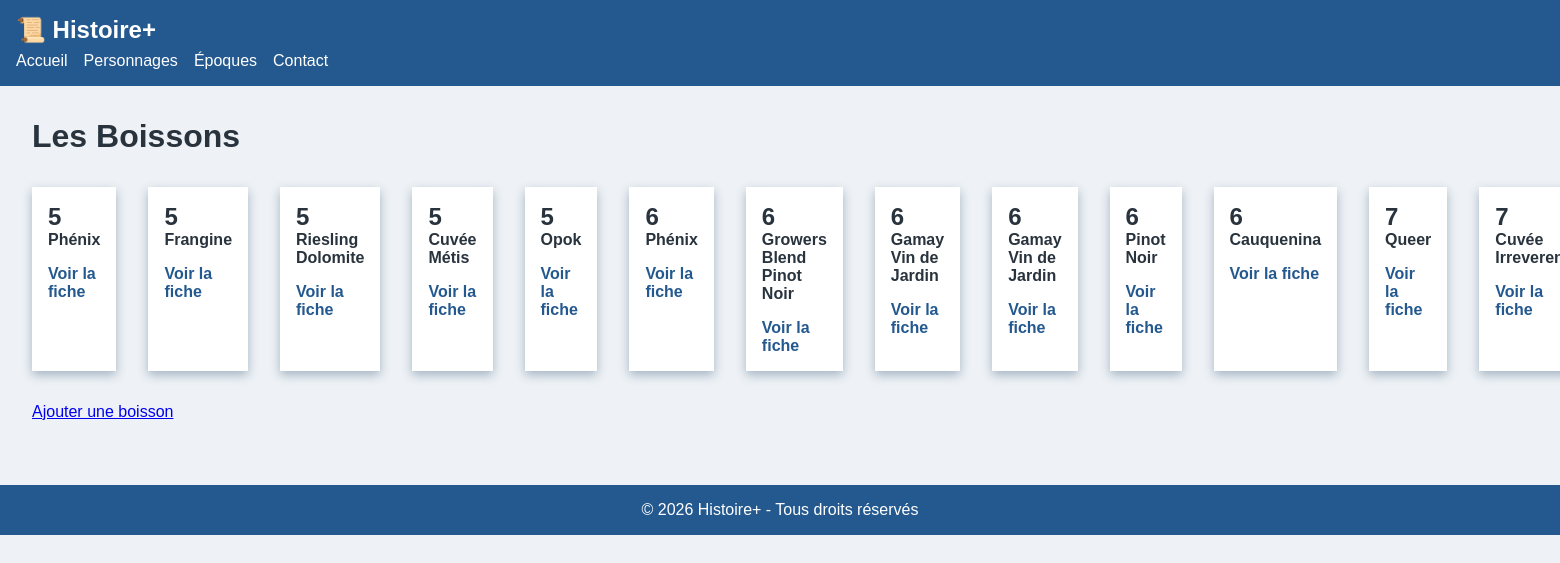
The app's page /boisson/index.php, older data.
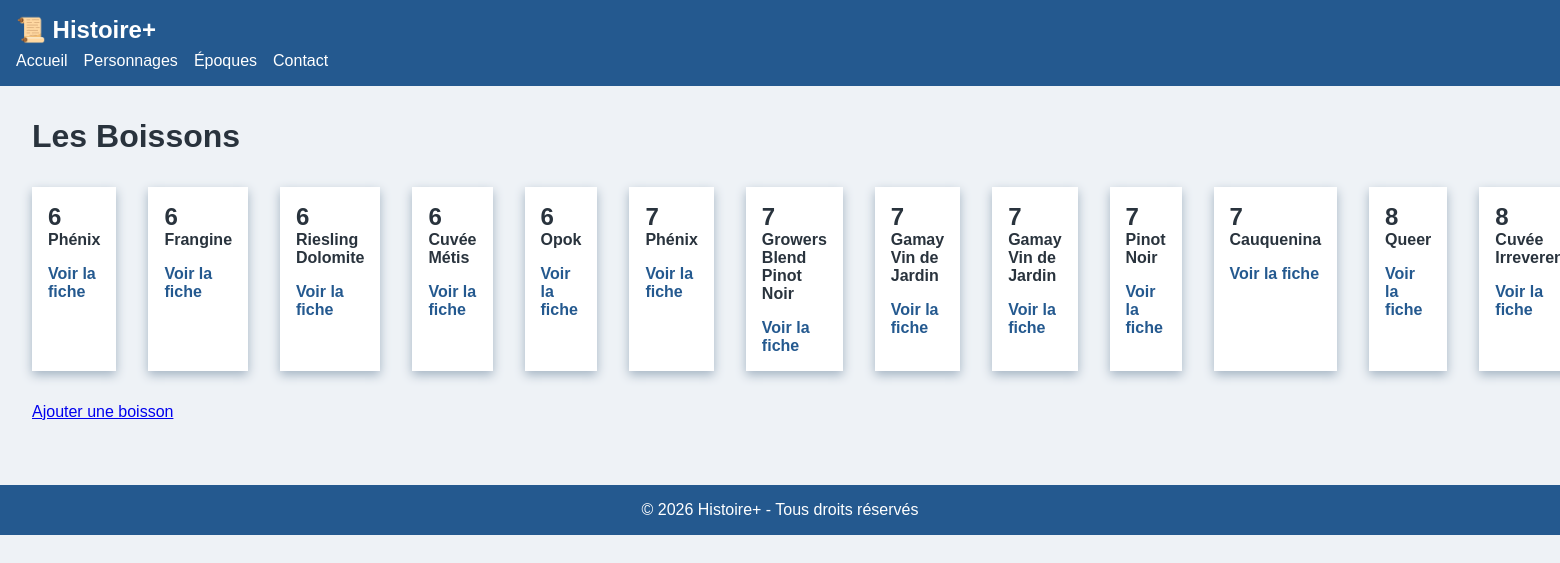
The same page, newer data.
### tables this page shows
CREATE TABLE "boisson" (
	"id"	INTEGER,
	"categorie_id"	INTEGER,
	"origine"	TEXT,
	"nom"	TEXT,
	"anne"	INTEGER,
	"extra"	TEXT,
	"pays"	TEXT,
	"prix"	INTEGER,
	"created_at"	TEXT DEFAULT current_timestamp,
	"updated_at"	TEXT DEFAULT current_timestamp,
	PRIMARY KEY("id")
);

### public/boisson/index.php (the view, shortened to what this page needs)
<?php
$bd = "../../database/db.sqlite";
$pdo = new PDO("sqlite:" . $bd);
$stmt = $pdo->prepare("SELECT * FROM boisson");
$stmt->execute();
$boisson = '';
$boisson .= '<div class="cards">';
while ($enr = $stmt->fetch()) {
    $types = [
        "Entrées",
        "Plats principaux - viande",
        "Plats principaux - poissons et fruits de mer",
        "Plats principaux - végétarien",
        "Desserts",
        "vin blanc",
        "vin rouge",
        "vin orange et nature",
        "vin mousseux",
        "spiritueux et digestifs",
    ];
    $boisson .= '<article class="card">';
    foreach ($types as $i => $type) {
        if ($enr['categorie_id'] == $i) {
            $boisson .= '<h2>' . $i . '</h2>';
        }
    }
    $boisson .= '<h4>' . $enr['nom'] . '</h4>';
    $boisson .= '<a href="fiche.php?id=' . $enr['id'] . '">Voir la fiche</a>';
    $boisson .= '</article>';
}
$boisson .= '</div>';
$ajout = '';
$ajout .= '<a href="ajout.php?id=' . $enr['id'] . '">Ajouter une boisson</a>';
?>
<!DOCTYPE html>
<html lang="fr">
<head>
    <link rel="stylesheet" href="../css/styles.css">
</head>
<body>
    <header>
        <div class="logo">📜 Histoire+</div>
        <nav>
            <ul>
                <li><a href="../index.php">Accueil</a></li>
                <li><a href="#">Personnages</a></li>
                <li><a href="#">Époques</a></li>
                <li><a href="#">Contact</a></li>
            </ul>
        </nav>
    </header>
    <main class="home">
        <h1>Les Boissons</h1>
        <?php echo $boisson; ?>
        <?php echo $ajout; ?>
    </main>
    <footer>
        <p>© 2026 Histoire+ - Tous droits réservés</p>
    </footer>
</body>
</html>

### public/css/styles.css (style rules this page uses)
:root { --couleur-primaire: hsl(210, 60%, 35%); --couleur-secondaire: hsl(45, 80%, 50%); --couleur-fond: hsl(210, 30%, 95%); --couleur-texte: hsl(210, 20%, 20%); --ombre: 0 4px 10px hsl(210, 20%, 70%); }
* { margin: 0; padding: 0; box-sizing: border-box; }
body { font-family: Arial, sans-serif; background: var(--couleur-fond); color: var(--couleur-texte); }
main { display: flex; padding: 2rem; gap: 2rem; }
.home { flex-direction: column; }
footer { text-align: center; padding: 1rem; background: var(--couleur-primaire); color: white; margin-top: 2rem; }

Row changes from the older to the newer data that the page shows:
changed boisson (number 1 of 13 on the later page): categorie_id 5 → 6 (drawn)
changed boisson "Frangine": categorie_id 5 → 6 (drawn)
changed boisson "Riesling Dolomite": categorie_id 5 → 6 (drawn)
changed boisson "Cuvée Métis": categorie_id 5 → 6 (drawn)
changed boisson "Opok": categorie_id 5 → 6 (drawn)
changed boisson (number 6 of 13 on the later page): categorie_id 6 → 7 (drawn)
changed boisson "Growers Blend Pinot Noir": categorie_id 6 → 7 (drawn)
changed boisson (number 8 of 13 on the later page): categorie_id 6 → 7 (drawn)
changed boisson (number 9 of 13 on the later page): categorie_id 6 → 7 (drawn)
changed boisson "Pinot Noir": categorie_id 6 → 7 (drawn)
changed boisson "Cauquenina": categorie_id 6 → 7 (drawn)
changed boisson "Queer": categorie_id 7 → 8 (drawn)
changed boisson "Cuvée…": categorie_id 7 → 8 (drawn)
Text that changed along with them:
new list line: "6"
new list line: "7"
new list line: "8"
list line gone: "5"
list line gone: "6"
list line gone: "7"
